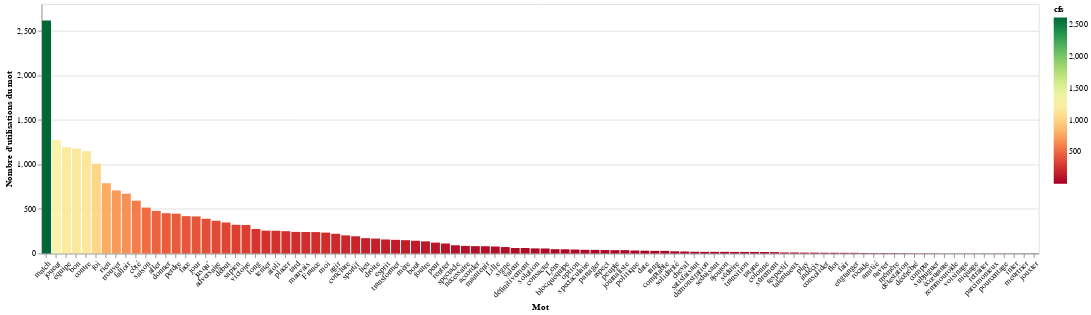

This figure's notebook cell:
### Markdown cell above
## Mots les plus fréquents

### Code cell
cfs = pd.DataFrame([{"word": dic[k], "cfs": v} for k, v in dic.cfs.items()])

alt.Chart(cfs[:100]).mark_bar().encode(
    y=alt.Y("cfs:Q", title="Nombre d'utilisations du mot"),
    x=alt.X(
        "word:O", 
        sort=alt.EncodingSortField(field="cfs", order="descending"),
        axis=alt.Axis(labelAngle=-45),
        title="Mot"
    ),
    color=alt.Color("cfs", scale=alt.Scale(scheme="redyellowgreen")),
    tooltip=[alt.Tooltip(field="word", title="Mot"), alt.Tooltip(field="cfs", title="# Utilisations")]
).properties(width=1200)

### Figure 1 — Vega-Lite specification as saved in the notebook (floating-point values rounded to 4 significant figures)
{"config": {"view": {"continuousWidth": 400, "continuousHeight": 300}}, "data": {"name": "data-86f5de3e5acde8d18453eb90b91cd789"}, "mark": "bar", "encoding": {"color": {"field": "cfs", "scale": {"scheme": "redyellowgreen"}, "type": "quantitative"}, "tooltip": [{"field": "word", "title": "Mot"}, {"field": "cfs", "title": "# Utilisations"}], "x": {"axis": {"labelAngle": -45}, "field": "word", "sort": {"field": "cfs", "order": "descending"}, "title": "Mot", "type": "ordinal"}, "y": {"field": "cfs", "title": "Nombre d'utilisations du mot", "type": "quantitative"}}, "width": 1200, "$schema": "https://vega.github.io/schema/vega-lite/v4.17.0.json", "datasets": {"data-86f5de3e5acde8d18453eb90b91cd789": [{"word": "aïoli", "cfs": 255}, {"word": "sapien", "cfs": 322}, {"word": "match", "cfs": 2617}, {"word": "aller", "cfs": 478}, {"word": "contre", "cfs": 1149}, {"word": "Lens", "cfs": 48}, {"word": "donner", "cfs": 452}, {"word": "lieu", "cfs": 172}, {"word": "écœurante", "cfs": 1}, {"word": "démonstration", "cfs": 18}, {"word": "fair", "cfs": 7}, {"word": "play", "cfs": 9}, {"word": "spectaculaire", "cfs": 41}, {"word": "indécis", "cfs": 9}, {"word": "jusqu’", "cfs": 390}, {"word": "bout", "cfs": 143}, {"word": "conclure", "cfs": 203}, {"word": "victoire", "cfs": 320}, {"word": "adversaire", "cfs": 367}, {"word": "accorder", "cfs": 82}, {"word": "agir", "cfs": 221}, {"word": "équipe", "cfs": 1193}, {"word": "séduisant", "cfs": 18}, {"word": "début", "cfs": 348}, {"word": "saison", "cfs": 515}, {"word": "ajouton", "cfs": 18}, {"word": "amitié", "cfs": 4}, {"word": "long", "cfs": 275}, {"word": "date", "cfs": 31}, {"word": "consolider", "cfs": 8}, {"word": "valeur", "cfs": 61}, {"word": "partager", "cfs": 40}, {"word": "détestation", "cfs": 3}, {"word": "décérébré", "cfs": 2}, {"word": "zemmouroïde", "cfs": 1}, {"word": "voisinage", "cfs": 1}, {"word": "respectif", "cfs": 11}, {"word": "définitivement", "cfs": 61}, {"word": "placer", "cfs": 250}, {"word": "signe", "cfs": 72}, {"word": "esprit", "cfs": 157}, {"word": "sportif", "cfs": 193}, {"word": "solidarité", "cfs": 24}, {"word": "peuple", "cfs": 37}, {"word": "spectacle", "cfs": 92}, {"word": "navrer", "cfs": 4}, {"word": "colonne", "cfs": 16}, {"word": "consacrer", "cfs": 56}, {"word": "mauvais", "cfs": 241}, {"word": "foi", "cfs": 1008}, {"word": "niquage", "cfs": 1}, {"word": "mère", "cfs": 149}, {"word": "bon", "cfs": 1179}, {"word": "jour", "cfs": 416}, {"word": "joueur", "cfs": 1272}, {"word": "moi", "cfs": 234}, {"word": "tard", "cfs": 242}, {"word": "séduire", "cfs": 17}, {"word": "rentrer", "cfs": 112}, {"word": "rang", "cfs": 29}, {"word": "côté", "cfs": 593}, {"word": "aspect", "cfs": 38}, {"word": "comptable", "cfs": 29}, {"word": "satisfaisant", "cfs": 19}, {"word": "cheval", "cfs": 22}, {"word": "foutre", "cfs": 136}, {"word": "transformer", "cfs": 153}, {"word": "mémère", "cfs": 4}, {"word": "retraiter", "cfs": 1}, {"word": "compta", "cfs": 2}, {"word": "tenter", "cfs": 256}, {"word": "rien", "cfs": 789}, {"word": "peur", "cfs": 122}, {"word": "perdre", "cfs": 447}, {"word": "engranger", "cfs": 7}, {"word": "parcimonieux", "cfs": 1}, {"word": "pourcentage", "cfs": 1}, {"word": "nécessaire", "cfs": 85}, {"word": "maintenir", "cfs": 81}, {"word": "flot", "cfs": 8}, {"word": "falloir", "cfs": 671}, {"word": "trouver", "cfs": 708}, {"word": "solution", "cfs": 57}, {"word": "subjuguer", "cfs": 2}, {"word": "sûrement", "cfs": 15}, {"word": "journaliste", "cfs": 37}, {"word": "France", "cfs": 240}, {"word": "inter", "cfs": 1}, {"word": "face", "cfs": 419}, {"word": "politique", "cfs": 33}, {"word": "droite", "cfs": 167}, {"word": "blocquéquipe", "cfs": 47}, {"word": "option", "cfs": 44}, {"word": "transition", "cfs": 17}, {"word": "meurtrier", "cfs": 1}, {"word": "talentueux", "cfs": 11}, {"word": "Lille", "cfs": 78}, {"word": "tatane", "cfs": 17}, {"word": "rocade", "cfs": 5}, {"word": "jouxter", "cfs": 1}]}}
